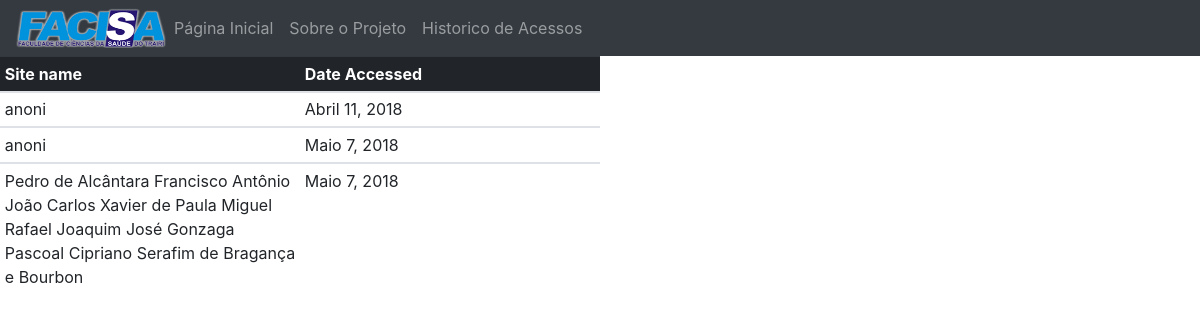
The app's page /acessos/ with its own data.
### site_geral/models.py (models this page shows, shortened)
class AccessRecord(models.Model):
    name = models.ForeignKey(User,on_delete=models.PROTECT)
    date = models.DateField()

class User(models.Model):
    name = models.CharField(max_length=264,unique=True)
    tag = models.CharField(max_length=264,unique=True)
    def __str__(self):
        return self.name

### site_geral/views.py (the view)
# urls.py: path('acessos/', views.acessos, name='acessos'),
def acessos(request):
    webpages_list = AccessRecord.objects.order_by('date')
    date_dict = {'access_records': webpages_list}
    return render(request, 'site_geral/acessos.html',context= date_dict)

### templates/site_geral/acessos.html (shortened to what this page needs)
<!DOCTYPE html>
{% extends "site_geral/base.html" %}
{% load staticfiles %}
  {% block body_block %}
        {% if access_records %}
        <table class="table table-sm" style="width: 50%">
            <thead class="table-dark">
                <tr>
                    <th scope="col" style="width: 50%">Site name</th>
                    <th scope="col" style="width: 50%">Date Accessed</th>
            </thead>
        {% for acc in access_records %}
        <tbody>
            <tr>
                <td>{{acc.name}}</td>
                <td>{{acc.date}}</td>
            </tr>
        </tbody>
        {% endfor %}
    </table>
    {% else %}
    <p>No data</p>
    {% endif %}
    {% endblock %}

### records on screen
AccessRecord: name "anoni", date "Abril 11, 2018"
AccessRecord: name "anoni", date "Maio 7, 2018"
AccessRecord: name "Pedro de Alcântara Francisco Antônio João Carlos Xavier de Paula Miguel Rafael Joaquim José Gonzaga Pascoal Cipriano Serafim de Bragança e Bourbon", date "Maio 7, 2018"
